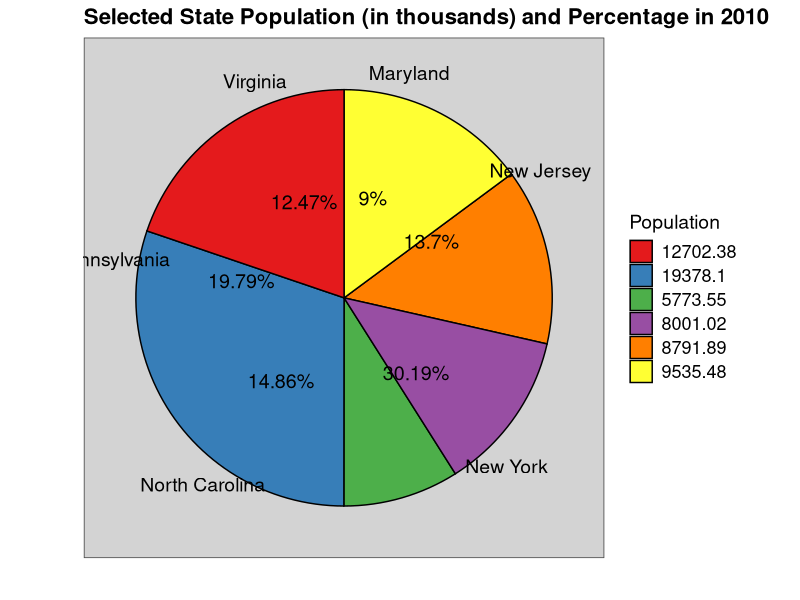

Write the R code that produced this figure.
# This script creates a pie chart using (a subset of) 'census_data.csv'.

# A description of 'census_data.csv' can be found in 'census_data_scrape_and_process.R'.
# To avoid an overwhelming plot, I will be using a subset of 'census_data.csv' consisting of
# observations for 6 states (North Carolina, Maryland, New Jersey, Pennsylvania, Virginia, 
# and New York) in 2010.

# Load packages.
library(data.table)
library(ggplot2)
library(ggthemes)

# Load data.
census_data = data.table(read.csv('census_data.csv', header = T, stringsAsFactors = F, check.names = F))

#####
# SUBSET/PROCESS DATA.

  # Specify states of interest.
  states = c('North Carolina', 'Maryland', 'New Jersey', 'Pennsylvania', 
             'Virginia', 'New York')
  
  # Create data subset (specified above).
  census_subset = census_data[Name %in% states, .(Name, `2010`)]
  
  # Divide population values by 1000 for easier graph viewing.
  census_subset$`2010` = census_subset$`2010` / 1000
  
  # Compute percentage of total population accounted for by each state.
  
    # Compute percentage.
    census_subset$percent = round(100 * (census_subset$`2010` / sum(census_subset$`2010`)), 2)
  
    # Change to 'character' vector with form 'percent + %'.
    census_subset$percent = as.character(census_subset$percent)
    census_subset$percent = paste0(census_subset$percent, '%')
  
  # Specify locations for pie chart labels.
  
    # Count cumulative population.
    # This has no statistical or data significance, it's only to help with chart labels.
    census_subset$sum = cumsum(census_subset$`2010`)
    
    # Create 'offset_sum' column that will help with chart labels.
    census_subset$offset_sum = c(0, census_subset$sum[1: (nrow(census_subset) - 1)])
    
    # Create 'label_locations' column that specifies label locations on pie chart.
    census_subset$label_locations = (census_subset$sum + census_subset$offset_sum) / 2

#####  
# Plot data.
ggplot(data = census_subset, aes(x = '', y = `2010`, fill = as.character(round(`2010`, 2)))) + 
geom_bar(stat = 'identity', 
         color = 'black') +
geom_text(aes(y = label_locations, label = census_subset$percent), 
          size = 5) +
coord_polar('y') +
guides(fill = guide_legend(title = 'Population')) +
theme_few() +
theme(axis.ticks = element_blank(), 
      axis.text.x = element_text(color = 'black', 
                                 size = 14), 
      plot.title = element_text(face = 'bold', 
                                size = 16),
      panel.background = element_rect(fill = 'lightgrey', 
                                      colour = 'lightgrey'), 
      legend.text = element_text(size = 13), 
      legend.title = element_text(size = 14)) +
scale_y_continuous(breaks = census_subset$label_locations, 
                   labels = census_subset$Name) +
scale_fill_brewer(palette = 'Set1') +
ggtitle('Selected State Population (in thousands) and Percentage in 2010') +
xlab('') +
ylab('')